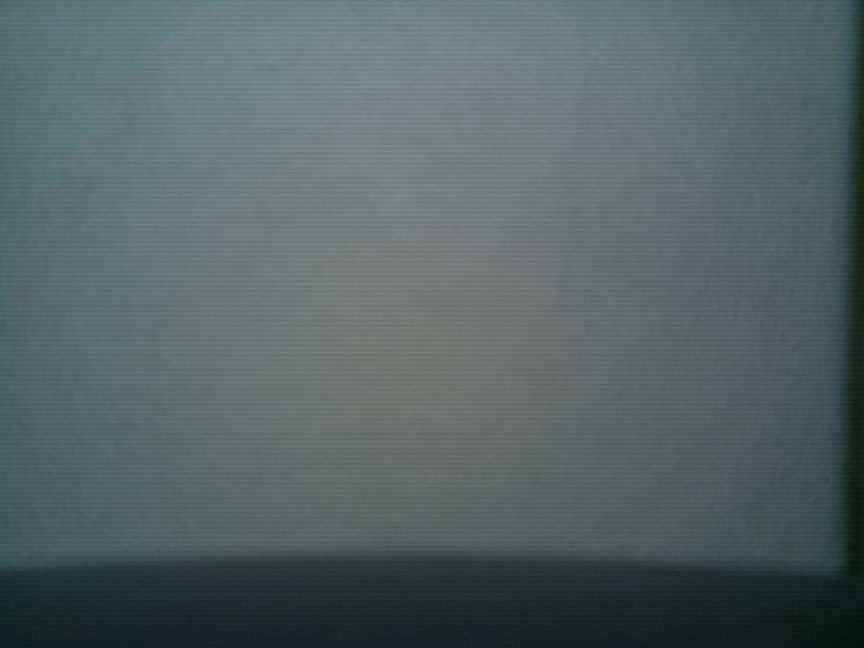
#> input picture calibrate/testdata/flash01.jpg, 2592 x 1944 px, found by its file name (shown at 1/3 size)
$ python -i flash.py   (imports and definitions only)
#> lines starting #> are read from the running program, lines starting #| are printed output that depends on the picture; after the words box and inside, x2 and y2 are one past the last pixel; in counts of white or black regions, pixels touching at a corner belong together
### api/device_config.py
"""
get device config information
"""
from os.path import exists
from pathlib import Path
import configparser
from compute.settings import DATA_PATH

CONFIG_FILE = "device_config.conf"
_DEBUG = False

myconfig = configparser.ConfigParser()

def _read_config(folder):
    "read and parse config from device folder"
    #config = configparser.ConfigParser()
    config_file = folder / CONFIG_FILE
    if exists(config_file):
        with open(config_file,'r', encoding="UTF8") as configfile:
            myconfig.read_file(configfile)
        #print("reading config")
    else:
        if _DEBUG:
            print("no config file", folder)
    return myconfig

# [5 lines left out: function _save_config, not called in this run]

def read_device_config(device):
    "read config for device"
    config_folder = DATA_PATH / "device" /device
    #print(config_folder)
    return _read_config(config_folder)

# [5 lines left out: function save_device_config, not called in this run]

### calibrate/flash.py
"""
flash test
"""
from os import makedirs
from pathlib import Path
from datetime import datetime
from PIL import Image, ImageDraw, ImageStat, ImageFilter, ImageEnhance
#from configparser import ConfigParser
#from api.views import device_folder
from compute.settings import DEVICE_PATH
from api.device_config import read_device_config, save_device_config

FOLDER = "calibrate/testdata/"
FOLDER = "data/device/b827eb05abc2/calibrate"
FILE_NAME = "flash01.jpg"
CALIBRATE_SECTION = 'calibrate'
LED_LIGHT_CORR = 'led_corr.png'
CENTER_AREA = 0.3   # the part to be excluded
COMP_OFFSET = 200

_DEBUG =True

file = Path(FOLDER+FILE_NAME)

def read_config_section(device):
    config = read_device_config(device)
    config = read_device_config('123')
    #print(config.sections())
    if CALIBRATE_SECTION not in config.sections():
        print ("adding section")
        config.add_section(CALIBRATE_SECTION)
    # [4 lines of commented-out code are left out]
    return config

def save_config(config):
    save_device_config(config, "123")

def create_mask(img):
    if img.mode != "L":
        grey = img.convert('L', )
    else:
        grey = img
    # [5 lines of commented-out code are left out]
    mask = Image.new('L', grey.size, color=255)
    for x in range(0, grey.width):
        for y in range(0, grey.height):
            if (x >grey.width * 0.90) or (y >grey.height*0.85):
                mask.putpixel((x,y), 0)
            # [6 lines of commented-out code are left out]
    return mask

def flash_led_test(device="123"):
#> called with device = '123'
    print ("start", datetime.now())
    device_folder = DEVICE_PATH / device / "calibrate/calflash"
    makedirs(device_folder, exist_ok=True)
    config = read_config_section(device)
    img = Image.open(device_folder / FILE_NAME)
#> img is the input picture: PIL image 2592x1944 RGB; mean R, G, B 86.8, 100, 101
    if _DEBUG:
        print("Input:", img.size, img.mode)
#| Input: (2592, 1944) RGB
        img.show()
    grey = img.convert('L')
    mask = create_mask(grey)
#> in create_mask, `mask = Image.new('L', grey.size, color=255)`: mask: PIL image 2592x1944 L; every value is 255
#> after the loop in create_mask, `for x in range(0, grey.width):`:
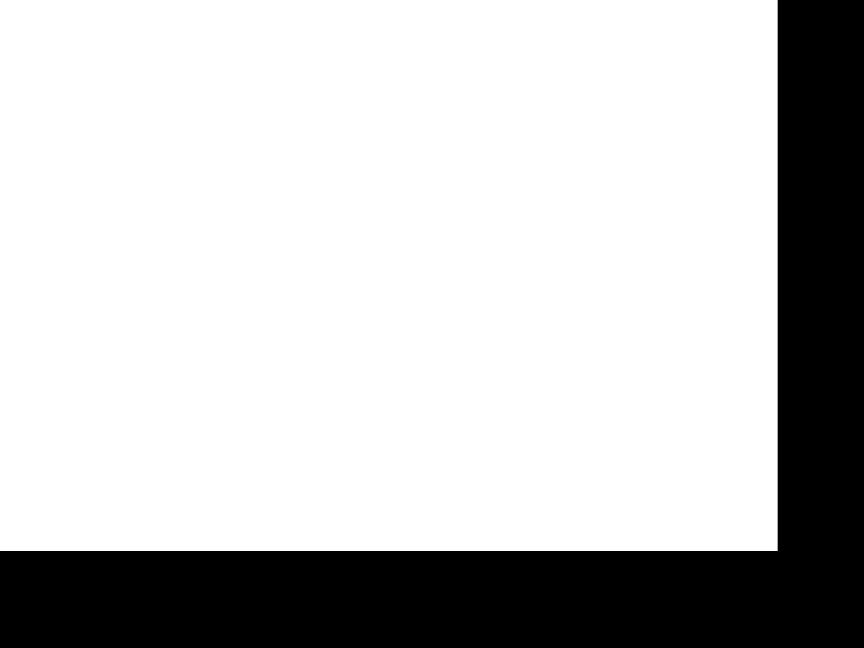
#> mask: PIL image 2592x1944 L (shown at 1/3 size); 76.5% white; 1 black region, box (x1, y1, x2, y2) and area: (0, 0, 2592, 1944) 1182399
    grey.putalpha(mask)
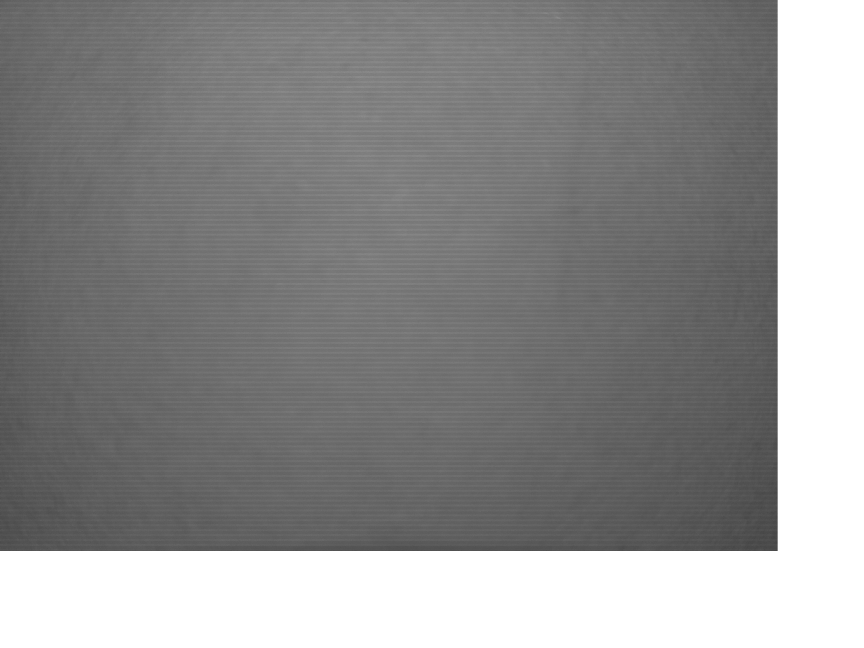
#> grey: PIL image 2592x1944 LA (shown at 1/3 size); mean R, G, B, A 96.1, 96.1, 96.1, 195.2; transparent parts drawn white
    grey.show()

    # [17 lines of commented-out code are left out]

    mean = int(ImageStat.Stat(grey).mean[0])
#> mean = 96
    print("mean", mean)
#| mean 96

    return
    grey.putalpha(mask2)
    grey.show()
    return
    mean = int(ImageStat.Stat(grey).mean[0])
    print("mean", mean)

    print (datetime.now())
    # restore image
    grey = rimg.convert('L')
    korr = Image.new('L', grey.size)
    print ("new",datetime.now())
    for x in range(0, grey.width):
        for y in range(0, grey.height):
            val = mean - grey.getpixel((x,y)) + COMP_OFFSET
            korr.putpixel((x,y), val )
    print ("filter", datetime.now())
    korr.show()
    korr.save(device_folder / "korr.png")
    korr1 = korr.filter(ImageFilter.MedianFilter(size=3))
    korr1.show()
    korr1.save(device_folder / "korr1.png")
    korr7 = korr.filter(ImageFilter.MedianFilter(size=7))
    korr7.save(device_folder / "korr7.png")
    korr7.show()
    medkorr = korr.filter(ImageFilter.MedianFilter(size=31))
    print ("calc", datetime.now())
    medkorr.show()
    medkorr.save(device_folder / LED_LIGHT_CORR)
    if _DEBUG:
        repair = Image.new('L', grey.size)
        for x in range(0, repair.width):
            for y in range(0, repair.height):
                val = grey.getpixel((x,y)) + (medkorr.getpixel((x,y)) - COMP_OFFSET)
                #print(val)
                repair.putpixel((x,y), val )
        #repair.show()

    config[CALIBRATE_SECTION]['flash_calibration'] = '1'
    config[CALIBRATE_SECTION]['light_correction'] = LED_LIGHT_CORR
    config[CALIBRATE_SECTION]['light_mask'] = "light_mask.png"
    save_config(config)
    return True

>>> result = flash_led_test()

$ run again, with calibrate/testdata/color.jpg copied over calibrate/testdata/flash01.jpg
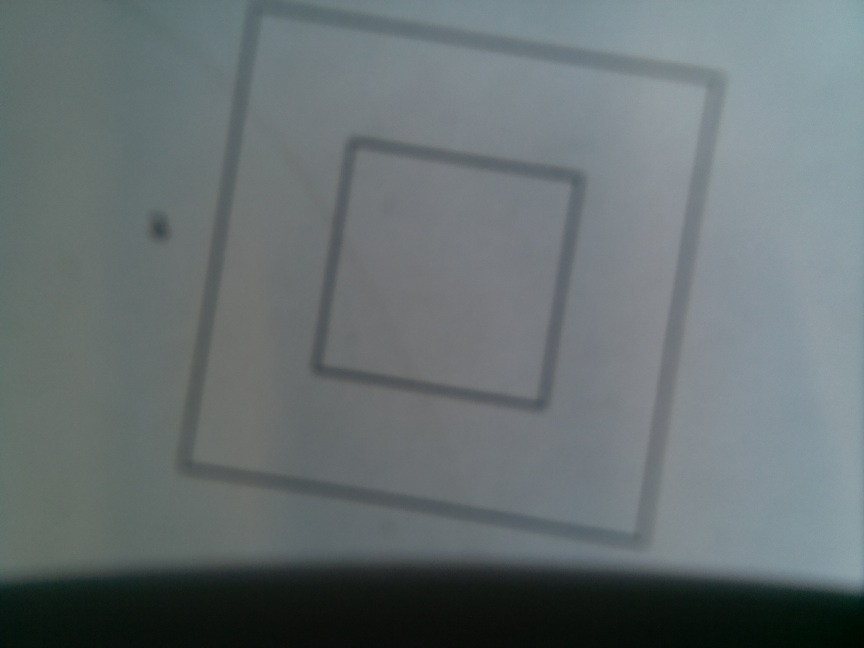
#> input picture calibrate/testdata/color.jpg, 2592 x 1944 px, found by its file name (shown at 1/3 size)
#> in flash_led_test, img is the input picture: PIL image 2592x1944 RGB; mean R, G, B 102.6, 111.7, 113.5
#| Input: (2592, 1944) RGB
#> in flash_led_test, `grey.putalpha(mask)`:
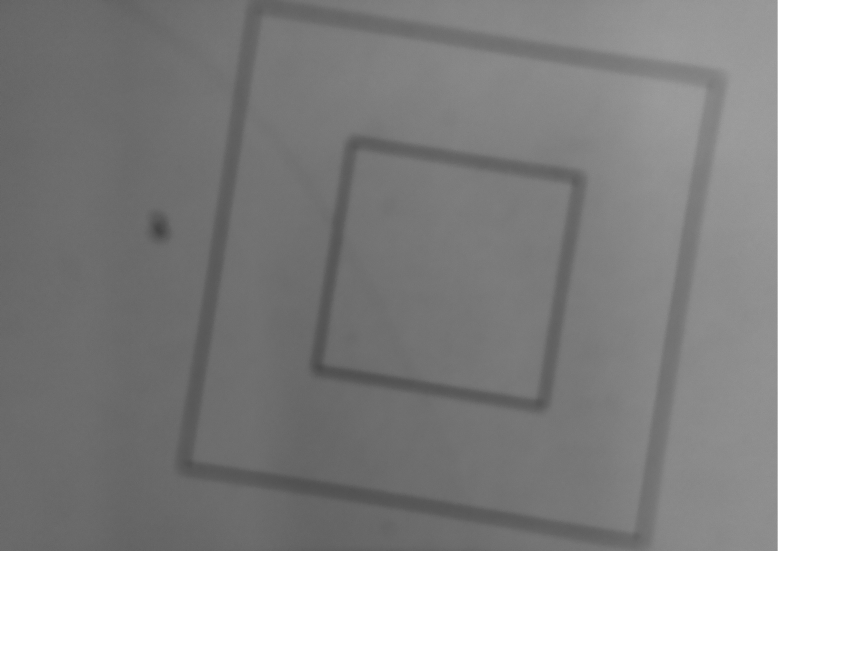
#> grey: PIL image 2592x1944 LA (shown at 1/3 size); mean R, G, B, A 109.2, 109.2, 109.2, 195.2; transparent parts drawn white
#> mean = 109
#| mean 109
